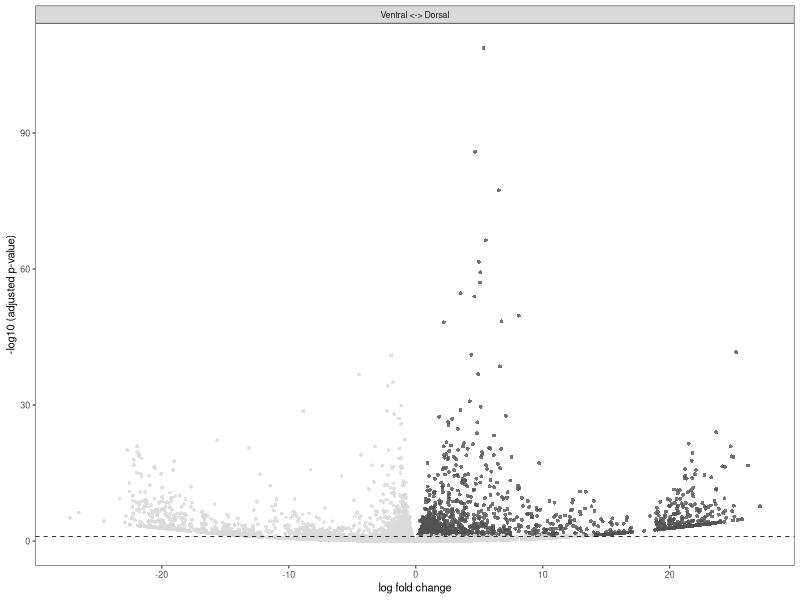
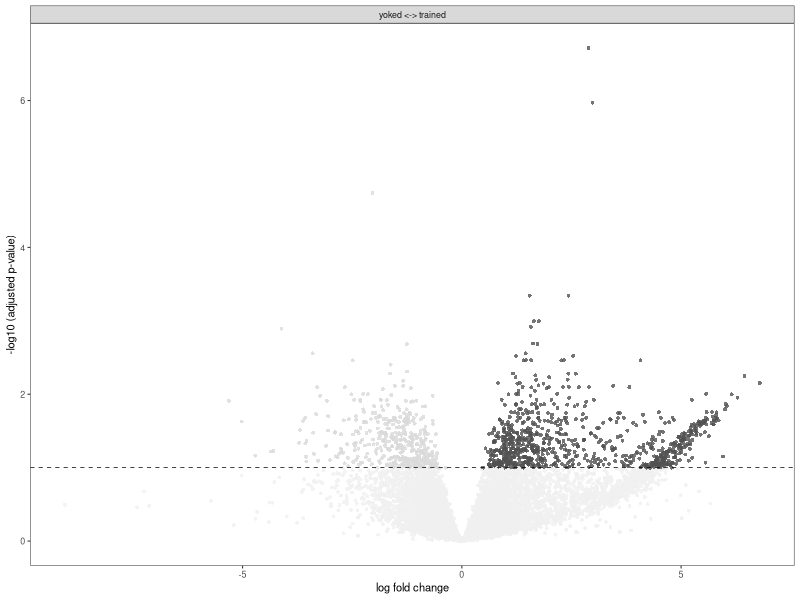
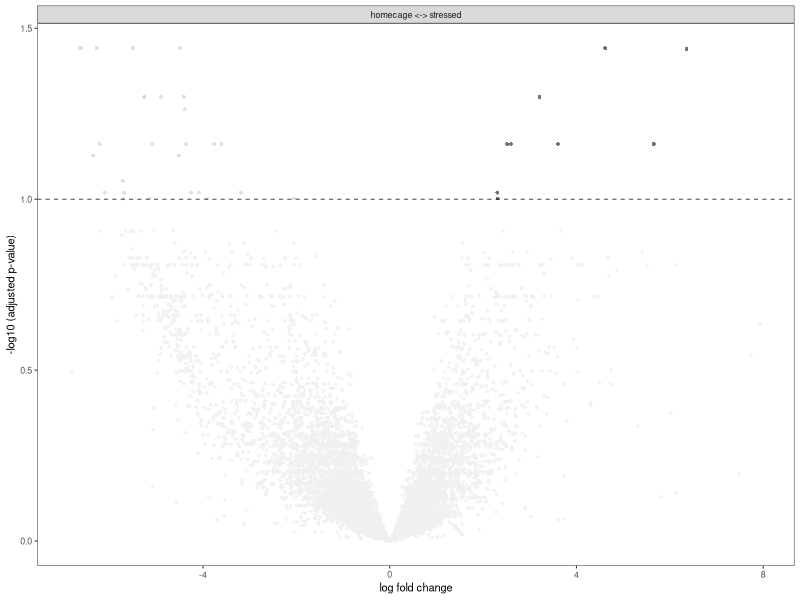
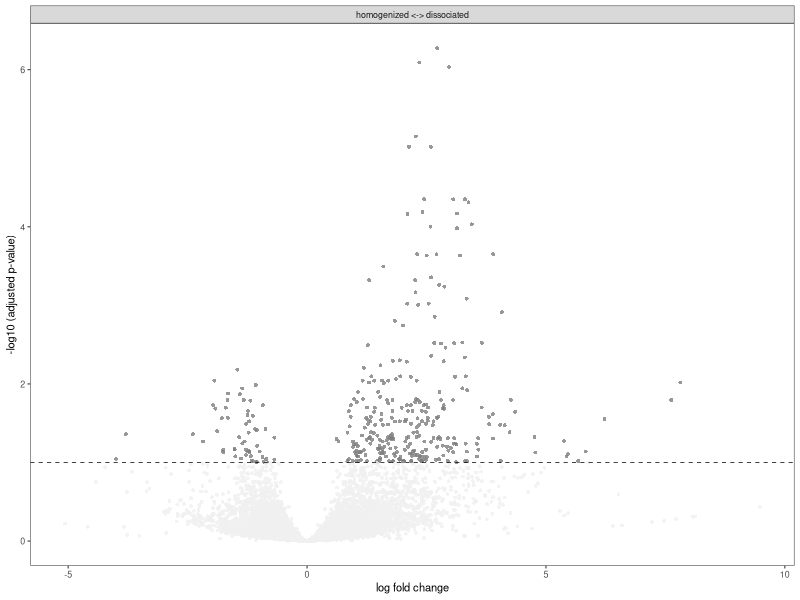
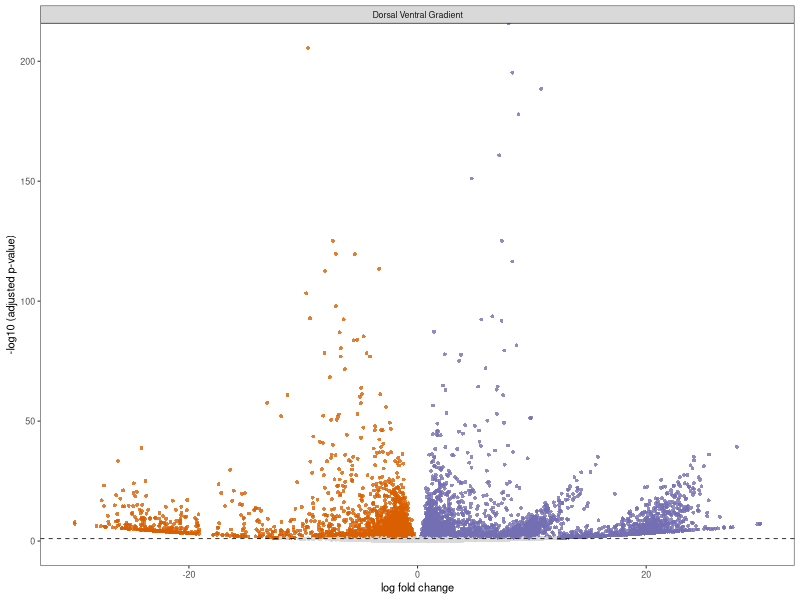
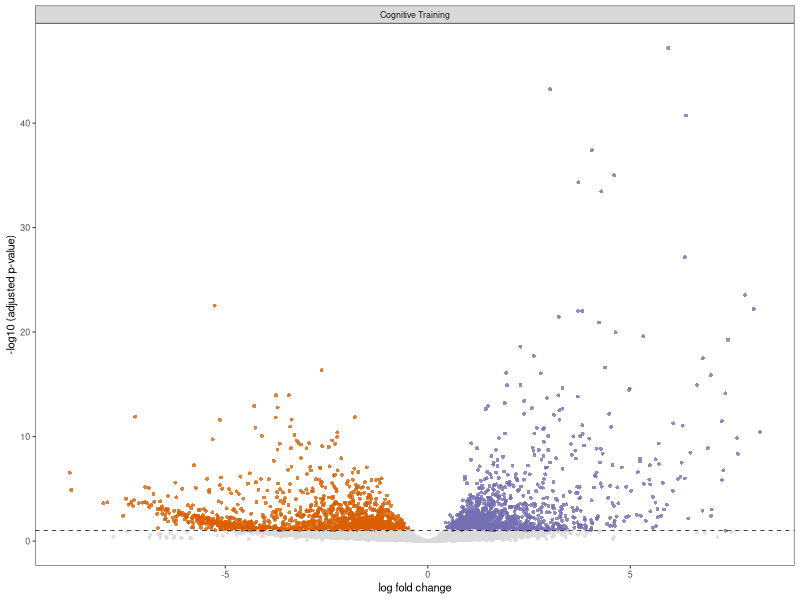
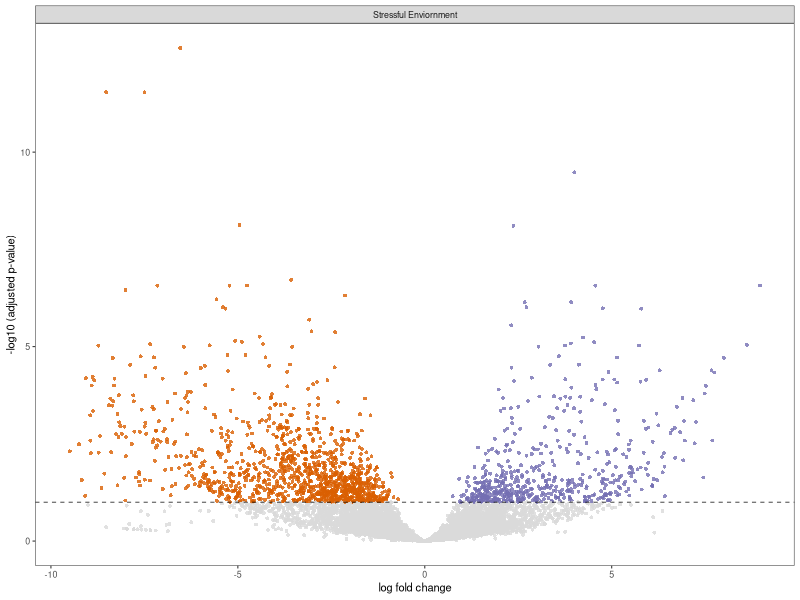
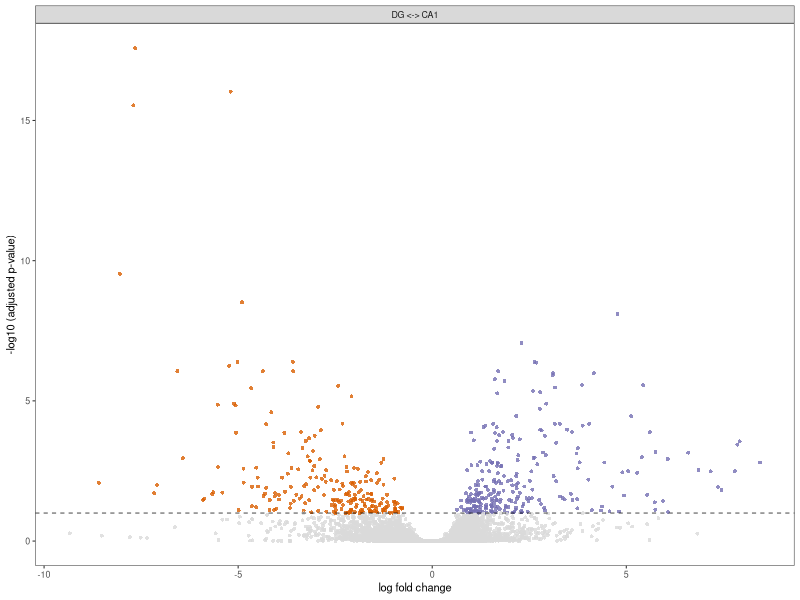

These charts were generated, in order, by the following R code:
## ---- chunk 1
library(ggplot2)
library(cowplot)

# set output file for figures 
knitr::opts_chunk$set(fig.path = '../figures/volcanoplots/')
## ---- chunk 2
VolcanoTreatment <- function(filename, colorval){
  data <- filename
  volcanoplot <- ggplot(data, aes(x = lfc, y = pvalue)) + 
  geom_point(aes(color = factor(color), shape = factor(color)), size = 1, alpha = 0.8, na.rm = T) + # add gene points
  theme_bw(base_size = 8) + # clean up theme
  theme(legend.position = "none") + # remove legend 
  scale_color_manual(values = colorval) + theme(panel.grid.minor=element_blank(),
           panel.grid.major=element_blank()) + 
  scale_x_continuous(name="log fold change") +
  scale_y_continuous(name="-log10 (adjusted p-value)") +
  geom_hline(yintercept = 1,  size = 0.25, linetype = 2 ) + 
  scale_shape_manual(values = c(16,16,16)) +
    facet_wrap(~wrap)
  plot(volcanoplot)
  myfile = paste("../figures/volcanoplots/Treatment_", substitute(filename), ".pdf", sep="")
  pdf(file = myfile, width=1.5, height=1.75)
  plot(volcanoplot)
  dev.off()
}
## ---- chunk 3
cembrowski <- read.csv("../results/04_cembrowski_volcanoTreatment.csv", header = T, row.names = 1)
cembrowski$wrap <- "Ventral <-> Dorsal"
cembrowskicolor <- c("ventral" = "#525252", "dorsal" = "#d9d9d9", "none" = "#d9d9d9")


cognition <- read.csv("../results/03_cognition_volcanoTreatment.csv", header = T, row.names = 1)
cognition$wrap <- "yoked <-> trained"
cognitioncolor <-  c("trained" = "#525252", "yoked" = "#d9d9d9", "none" = "#f0f0f0")

stress <- read.csv("../results/02_stress_volcanoTreatment.csv", header = T, row.names = 1)
stress$wrap <- "homecage <-> stressed"
stresscolor <-  c("shocked" = "#525252", "homecage" = "#d9d9d9", "none" = "#f0f0f0")

dissociation <- read.csv("../results/01_dissociation_volcanoTreatment.csv", header = T, row.names = 1)
dissociation$wrap <- "homogenized <-> dissociated"
dissociationcolor <-  c("dissociated" = "#525252", "control" = "#d9d9d9", "none" = "#f0f0f0")

## ---- chunk 4
VolcanoTreatment(cembrowski, cembrowskicolor)
VolcanoTreatment(cognition, cognitioncolor)
VolcanoTreatment(stress, stresscolor)
VolcanoTreatment(dissociation, dissociationcolor)
## ---- chunk 5
VolcanoCA1DG <- function(filename){
  data <- filename
  volcanoplot <- ggplot(data, aes(x = lfc, y = pvalue)) + 
  geom_point(aes(color = factor(color), shape = factor(color)), size = 1, alpha = 0.8, na.rm = T) + # add gene points
  theme_bw(base_size = 8) + # clean up theme
  theme(legend.position = "none") + # remove legend 
  scale_color_manual(values = c("CA1" = "#7570b3",
                                "DG" = "#d95f02", 
                                "none" = "#d9d9d9")) + theme(panel.grid.minor=element_blank(),
           panel.grid.major=element_blank()) + 
  scale_x_continuous(name="log fold change") +
  scale_y_continuous(name="-log10 (adjusted p-value)") +
  geom_hline(yintercept = 1,  size = 0.25, linetype = 2 ) + 
  scale_shape_manual(values = c(16,16,16)) +
    facet_wrap(~wrap)
  plot(volcanoplot)
  myfile = paste("../figures/volcanoplots/CA1DG_", substitute(filename), ".pdf", sep="")
  pdf(file = myfile, width=1.5, height=1.75)
  plot(volcanoplot)
  dev.off()
}
## ---- chunk 6
cembrowski <- read.csv("../results/04_cembrowski_volcanoCA1DG.csv", header = T, row.names = 1)
cembrowski$wrap <- "Dorsal Ventral Gradient"

cognition <- read.csv("../results/03_cognition_volcanoCA1DG.csv", header = T, row.names = 1)
cognition$wrap <- "Cognitive Training"

stress <- read.csv("../results/02_stress_volcanoCA1DG.csv", header = T, row.names = 1)
stress$wrap <- "Stressful Enviornment"

dissociation <- read.csv("../results/01_dissociation_volcanoCA1DG.csv", header = T, row.names = 1)
dissociation$wrap <- "DG <-> CA1"
## ---- chunk 7
VolcanoCA1DG(cembrowski)
VolcanoCA1DG(cognition)
VolcanoCA1DG(stress)
VolcanoCA1DG(dissociation)
